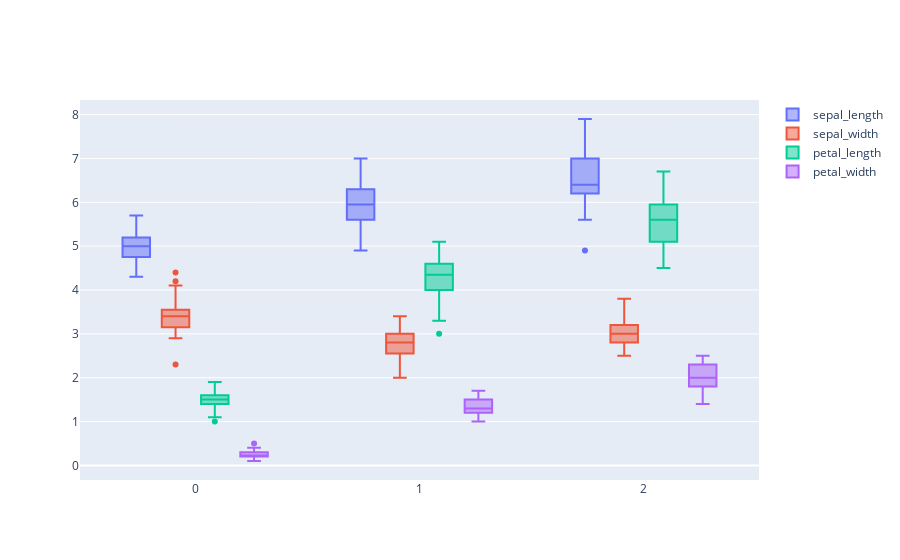

Notebook source saved alongside this figure:
### Code cell
def plotly_compare_features_by_class(X_train):
    fig=go.Figure()
    for column in X_train.columns:
        if(column!='labels'):
            fig.add_trace(go.Box(x=X_train['labels'],y=X_train[column],name=column))
    fig.update_layout(boxmode='group')
    fig.show()
plotly_compare_features_by_class(X_train)
